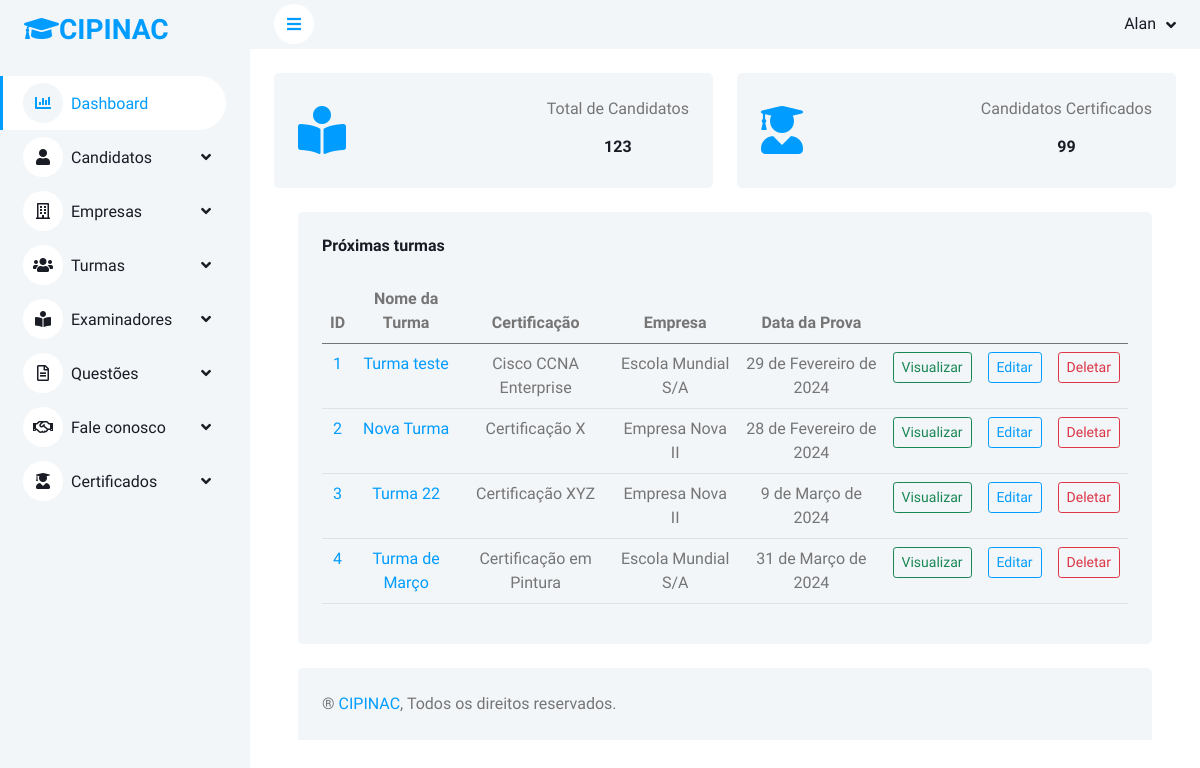
The app's page / (signed in) with its own data.
### alunos/models.py (models this page shows, shortened)
class Exame(models.Model):
    HORA =  (
        ('08:00', '08:00'),
        ('09:00', '09:00'),
        ('10:00', '10:00'),
        ('11:00', '11:00'),
        ('12:00', '12:00'),
        ('13:00', '13:00'),
        ('14:00', '14:00'),
        ('15:00', '15:00'),
        ('16:00', '16:00'),
        ('17:00', '17:00'),
        ('18:00', '18:00'),
        ('19:00', '19:00'),
        ('20:00', '20:00'),
    )
    nome_da_turma = models.CharField(max_length=50)
    titulo_do_certificado = models.CharField(max_length=100)
    empresa = models.ForeignKey(Empresa, null=True, blank=True, on_delete=models.SET_NULL)
    examinador = models.ForeignKey(Examinador, null=True, blank=True, on_delete=models.SET_NULL)
    data_da_prova = models.DateField(null=False, blank=False)
    hora = models.CharField(max_length=10, choices=HORA)

class Empresa(models.Model):
    razao_social = models.CharField(max_length=100)
    nome_fantasia = models.CharField(max_length=100)
    cnpj = models.CharField(max_length=14, unique=True)
    email = models.EmailField(max_length=50, null=True, blank=True, unique=True)
    telefone = models.CharField(max_length=11, null=True, blank=True)
    representante_legal = models.CharField(max_length=100)
    cpf_representante_legal = models.CharField(max_length=11)
    def __str__(self):
        return self.razao_social

### alunos/views.py (the view, shortened to what this page needs)
# urls.py: path('', views.index, name='index'),
def index(request):
    turmas = Exame.objects.all()
    context = {
        'turmas': turmas,
    }
    if request.method == "GET":
        if not request.user.is_authenticated:
            return render(request, "signin.html")
        else:
            return render(request, 'dashboard.html', context)

### templates/dashboard.html (shortened to what this page needs)
{% extends 'base.html' %}
{% load static %}
{% block content %}
            <div class="container-fluid pt-4 px-4">
                <div class="row g-4">
                    <div class="col-sm-6 col-xl-6">
                        <div class="bg-light rounded d-flex align-items-center justify-content-between p-4">
                            <i class="fa fa-book-reader fa-3x text-primary"></i>
                            <div class="ms-3">
                                <p class="text-center">Total de Candidatos</p>
                                <h6 class="text-center">123</h6>
                            </div>
                        </div>
                    </div>
                    <div class="col-sm-6 col-xl-6">
                        <div class="bg-light rounded d-flex align-items-center justify-content-between p-4">
                            <i class="fa fa-user-graduate fa-3x text-primary"></i>
                            <div class="ms-3">
                                <p class="text-center">Candidatos Certificados</p>
                                <h6 class="text-center">99</h6>
                            </div>
                        </div>
                    </div>
            </div>
            <div class="container-fluid pt-4 px-4">
                <div class="bg-light text-center rounded p-4">
                    <div class="d-flex align-items-center justify-content-between mb-4">
                        <h6 class="mb-0">Próximas turmas</h6>
                    </div>
                    <div class="table-responsive">
                        <table class="table">
                    <thead>
                        <tr>
                            <th>ID</th>
                            <th>Nome da Turma</th>
                            <th>Certificação</th>
                            <th>Empresa</th>
                            <th>Data da Prova</th>
                            <th></th>
                            <th></th>
                            <th></th>
                        </tr>
                    </thead>
                    <tbody>
                        {% for turma in turmas %}
                        <tr>
                            <td>
                                <a href="">
                                    {{turma.id}}
                                </a>
                            </td>
                                <td>
                                    <a href="">
                                        {{turma.nome_da_turma}}
                                    </a>
                                </td>
                            <td>{{turma.titulo_do_certificado}}</td>
                            <td>{{turma.empresa}}</td>
                            <td>{{turma.data_da_prova}}</td>
                            <td>
                                <a href="">
                                    <input type="submit" class="btn btn-outline-success btn-sm" value="Visualizar">
                                </a>
                            </td>
                            <td>
                                <a href="">
                                    <input type="submit" class="btn btn-outline-primary btn-sm" value="Editar">
                                </a>
                            </td>
                            <td>
                                <a href="">
                                    <input type="submit" class="btn btn-outline-danger btn-sm" value="Deletar">
                                </a>
                            </td>
                        </tr>
                        {% endfor %}
                    </tbody>
                </table>
                    </div>
                </div>
            </div>
{% endblock %}

### templates/base.html (shortened to what this page needs)
{% load static %}
<!DOCTYPE html>
<html lang="pt-br">
<head>
    <link href="https://cdnjs.cloudflare.com/ajax/libs/font-awesome/5.10.0/css/all.min.css" rel="stylesheet">
    <link href="https://cdn.jsdelivr.net/npm/bootstrap-icons@1.4.1/font/bootstrap-icons.css" rel="stylesheet">
    <link href="{% static 'assets/css/bootstrap.min.css' %}" rel="stylesheet">
    <link href="{% static 'assets/css/style.css' %}" rel="stylesheet">
</head>
<body>
    <div class="container-xxl position-relative bg-white d-flex p-0">
        <div class="sidebar pe-4 pb-3">
            <nav class="navbar bg-light navbar-light">
                <a href="{% url 'index' %}" class="navbar-brand mx-4 mb-3">
                    <h3 class="text-primary"><i class="fa fa-graduation-cap"></i>CIPINAC</h3>
                </a>
                <div class="navbar-nav w-100">
                    <a href="{% url 'dashboard' %}" class="nav-item nav-link active"><i class="fa fa-chart-bar me-2"></i>Dashboard</a>
                    <div class="nav-item dropdown">
                        <a href="#" class="nav-link dropdown-toggle" data-bs-toggle="dropdown"><i class="fa fa-user me-2"></i>Candidatos</a>
                    </div>
                    <div class="nav-item dropdown">
                        <a href="#" class="nav-link dropdown-toggle" data-bs-toggle="dropdown"><i class="far fa-building me-2"></i>Empresas</a>
                    <div class="nav-item dropdown">
                        <a href="#" class="nav-link dropdown-toggle" data-bs-toggle="dropdown"><i class="far fas fa-users me-2"></i>Turmas</a>
                    </div>
                    <div class="nav-item dropdown">
                        <a href="#" class="nav-link dropdown-toggle" data-bs-toggle="dropdown"><i class="far fas fa-book-reader me-2"></i>Examinadores</a>
                    </div>
                    <div class="nav-item dropdown">
                        <a href="#" class="nav-link dropdown-toggle" data-bs-toggle="dropdown"><i class="far fa-file-alt me-2"></i>Questões</a>
                    </div>
                    <div class="nav-item dropdown">
                        <a href="#" class="nav-link dropdown-toggle" data-bs-toggle="dropdown"><i class="far far fa-handshake me-2"></i>Fale conosco</a>
                    </div>
                    <div class="nav-item dropdown">
                        <a href="#" class="nav-link dropdown-toggle" data-bs-toggle="dropdown"><i class="far far fas fa-user-graduate me-2"></i>Certificados</a>
                    </div>
                </div>
            </nav>
        </div>
        <div class="content">
            <nav class="navbar navbar-expand bg-light navbar-light sticky-top px-4 py-0">
                <a href="#" class="sidebar-toggler flex-shrink-0">
                    <i class="fa fa-bars"></i>
                </a>
                <div class="navbar-nav align-items-center ms-auto">
                    <div class="nav-item dropdown">
                        <a href="#" class="nav-link dropdown-toggle" data-bs-toggle="dropdown">
                            <span class="d-none d-lg-inline-flex">{{request.user.first_name}}</span>
                        </a>
                    </div>
                </div>
            </nav>
                    {% block content %}{% endblock %}
            <div class="container-fluid pt-4 px-4">
                <div class="bg-light rounded-top p-4">
                    <div class="row">
                        <div class="col-12 col-sm-6 text-center text-sm-start">
                            ® <a href="#">CIPINAC</a>, Todos os direitos reservados.
                        </div>
                    </div>
                </div>
            </div>
        </div>
    </div>
</body>
</html>

### static/assets/css/style.css (style rules this page uses)
:root { --primary: #009CFF; --light: #F3F6F9; --dark: #191C24; }
.btn { transition: .5s; }
.sidebar { position: fixed; top: 0; left: 0; bottom: 0; width: 250px; height: 100vh; overflow-y: auto; background: var(--light); transition: 0.5s; z-index: 999; }
.content { margin-left: 250px; min-height: 100vh; background: #FFFFFF; transition: 0.5s; }
@media (min-width: 992px) { .sidebar { margin-left: 0; } }
@media (min-width: 992px) { .content { width: calc(100% - 250px); } }
.sidebar .navbar .navbar-nav .nav-link { padding: 7px 20px; color: var(--dark); font-weight: 500; border-left: 3px solid var(--light); border-radius: 0 30px 30px 0; outline: none; }
.sidebar .navbar .navbar-nav .nav-link:hover, .sidebar .navbar .navbar-nav .nav-link.active { color: var(--primary); background: #FFFFFF; border-color: var(--primary); }
.sidebar .navbar .navbar-nav .nav-link i { width: 40px; height: 40px; display: inline-flex; align-items: center; justify-content: center; background: #FFFFFF; border-radius: 40px; }
.sidebar .navbar .navbar-nav .nav-link:hover i, .sidebar .navbar .navbar-nav .nav-link.active i { background: var(--light); }
.sidebar .navbar .dropdown-toggle::after { position: absolute; top: 15px; right: 15px; border: none; content: "\f107"; font-family: "Font Awesome 5 Free"; font-weight: 900; transition: .5s; }
.content .navbar .navbar-nav .nav-link { margin-left: 25px; padding: 12px 0; color: var(--dark); outline: none; }
.content .navbar .sidebar-toggler, .content .navbar .navbar-nav .nav-link i { width: 40px; height: 40px; display: inline-flex; align-items: center; justify-content: center; background: #FFFFFF; border-radius: 40px; }
.content .navbar .dropdown-toggle::after { margin-left: 6px; vertical-align: middle; border: none; content: "\f107"; font-family: "Font Awesome 5 Free"; font-weight: 900; transition: .5s; }

### records on screen
Exame: id "1", nome_da_turma "Turma teste", titulo_do_certificado "Cisco CCNA Enterprise", empresa "Escola Mundial S/A", data_da_prova "29 de Fevereiro de 2024"
Exame: id "2", nome_da_turma "Nova Turma", titulo_do_certificado "Certificação X", empresa "Empresa Nova II", data_da_prova "28 de Fevereiro de 2024"
Exame: id "3", nome_da_turma "Turma 22", titulo_do_certificado "Certificação XYZ", empresa "Empresa Nova II", data_da_prova "9 de Março de 2024"
Exame: id "4", nome_da_turma "Turma de Março", titulo_do_certificado "Certificação em Pintura", empresa "Escola Mundial S/A", data_da_prova "31 de Março de 2024"

### other values on screen
{{ request.user.first_name }} "Alan"
